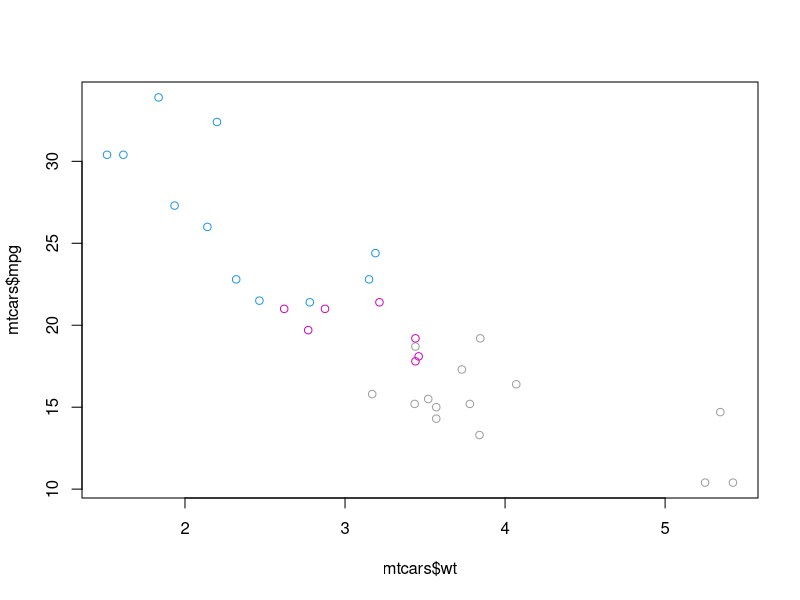
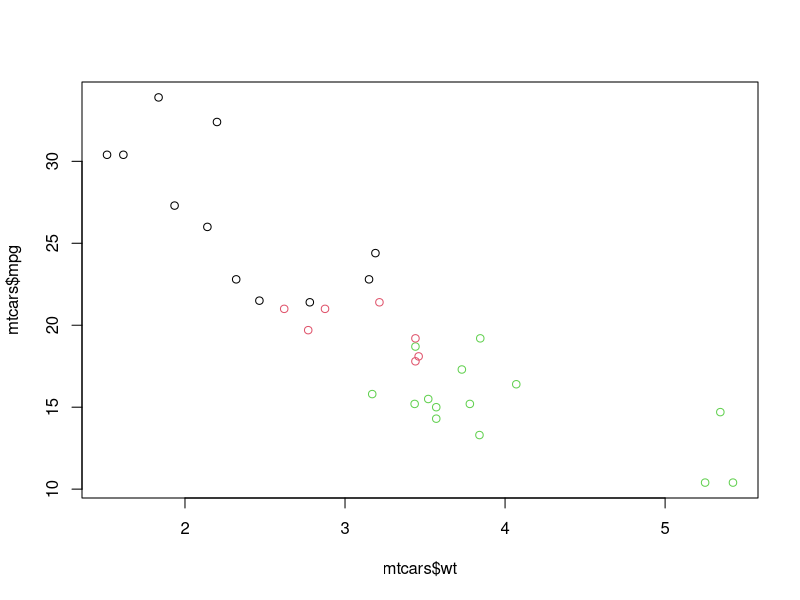
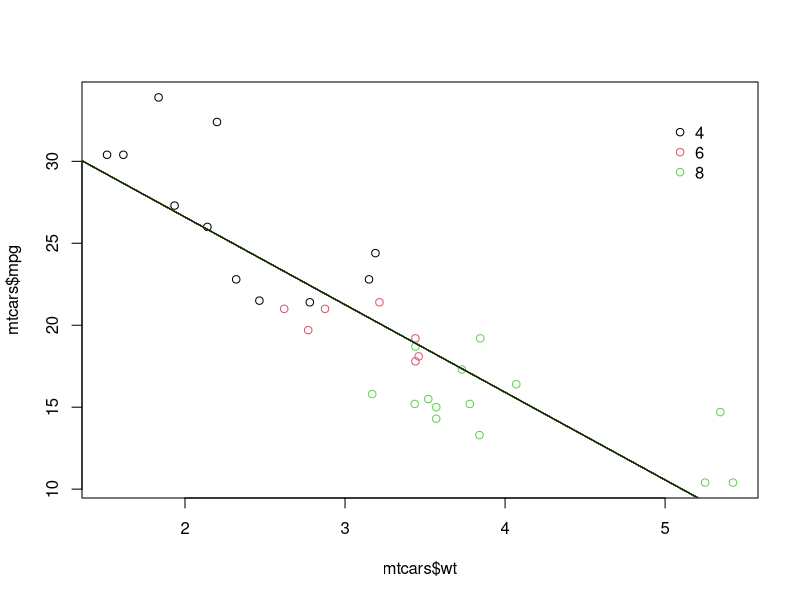
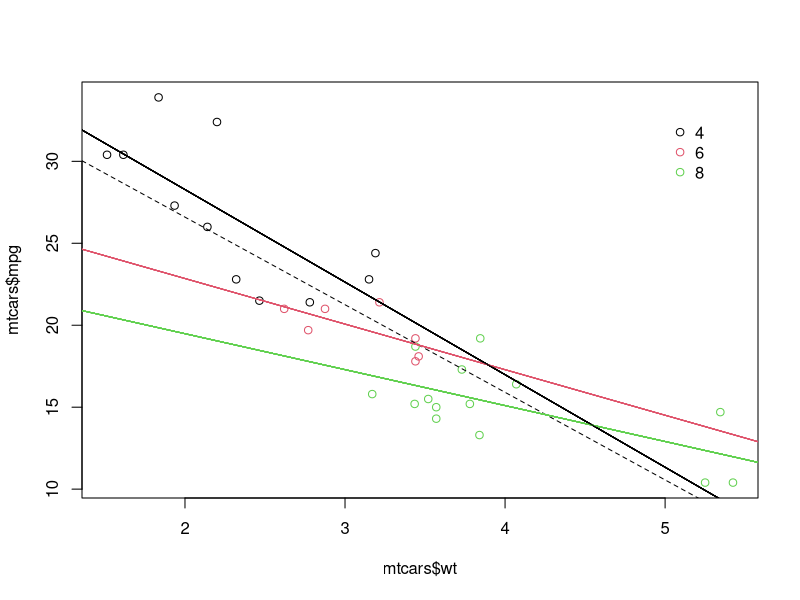

These charts were generated, in order, by the following R code: (Note: this script raises an error after producing the figures.)
########## Objects and Layers ##########

##### base package and ggplot2, part 1 - plot #####
# Plot the correct variables of mtcars
plot(mtcars$wt, mtcars$mpg, col = mtcars$cyl)

# Change cyl inside mtcars to a factor
mtcars$cyl <- as.factor(mtcars$cyl)

# Make the same plot as in the first instruction
plot(mtcars$wt, mtcars$mpg, col = mtcars$cyl)

# Recall that under-the-hood, factors are simply integer type vectors, 
# so the colors in the second plot are 1, 2, and 3. 
# In the first plot the colors were 4, 6, and 8.

##### base package and ggplot2, part 2 - lm #####
# Basic plot
mtcars$cyl <- as.factor(mtcars$cyl)
plot(mtcars$wt, mtcars$mpg, col = mtcars$cyl)

# Use lm() to calculate a linear model and save it as carModel
carModel <- lm(mpg ~ wt, data = mtcars)

# Call abline() with carModel as first argument and set lty to 2
abline(reg = carModel, lty = 2)

# Plot each subset efficiently with lapply
# You don't have to edit this code
lapply(mtcars$cyl, function(x) {
  abline(carModel, col = x)
  })

# This code will draw the legend of the plot
# You don't have to edit this code
legend(x = 5, y = 33, legend = levels(mtcars$cyl),
       col = 1:3, pch = 1, bty = "n")
# Notice how the legend had to be set manually.

##### base package and ggplot2, part 3 #####
# Convert cyl to factor (don't need to change)
mtcars$cyl <- as.factor(mtcars$cyl)

# Example from base R (don't need to change)
plot(mtcars$wt, mtcars$mpg, col = mtcars$cyl)
abline(lm(mpg ~ wt, data = mtcars), lty = 2)
lapply(mtcars$cyl, function(x) {
  abline(lm(mpg ~ wt, mtcars, subset = (cyl == x)), col = x)
  })
legend(x = 5, y = 33, legend = levels(mtcars$cyl),
       col = 1:3, pch = 1, bty = "n")

# Plot 1: add geom_point() to this command to create a scatter plot
ggplot(mtcars, aes(x = wt, y = mpg, col = cyl)) +
  geom_point()  # Fill in using instructions Plot 1

# Plot 2: include the lines of the linear models, per cyl
ggplot(mtcars, aes(x = wt, y = mpg, col = cyl)) +
  geom_point() + # Copy from Plot 1
  geom_smooth(method = "lm", se = FALSE)   # Fill in using instructions Plot 2

# Plot 3: include a lm for the entire dataset in its whole
ggplot(mtcars, aes(x = wt, y = mpg, col = cyl)) +
  geom_point() + # Copy from Plot 2
  geom_smooth(method = "lm", se = FALSE, linetype = 2) + # Copy from Plot 2
  geom_smooth(aes(group = 1))   # Fill in using instructions Plot 3

########## Tidy Data ##########
  
##### Variables to visuals, part 1 #####
# Consider the structure of iris, iris.wide and iris.tidy (in that order)
str(iris)
str(iris.wide)
str(iris.tidy)

# Think about which dataset you would use to get the plot shown right
# Fill in the ___ to produce the plot given to the right
ggplot(iris.tidy, aes(x = Species, y = Value, col = Part)) +
  geom_jitter() +
  facet_grid(. ~ Measure)

##### Variables to visuals, part 1b #####
# Load the tidyr package
library(tidyr)

# Fill in the ___ to produce to the correct iris.tidy dataset
iris.tidy <- iris %>%
  gather(iris, value = measurement, -Species) %>%
  separate(iris, c("Part", "Measure"), "\\.")

##### Variables to visuals, part 2 #####
# Consider the head of iris, iris.wide and iris.tidy (in that order)
head(iris)
head(iris.wide)
head(iris.tidy)

# Think about which dataset you would use to get the plot shown right
# Fill in the ___ to produce the plot given to the right
ggplot(iris.wide, aes(x = Length, y = Width, col = Part)) +
  geom_jitter() +
  facet_grid(. ~ Species)
  
##### Variables to visuals, part 2b #####
# Load the tidyr package
library(tidyr)

# Add column with unique ids (don't need to change)
iris$Flower <- 1:nrow(iris)

# Fill in the ___ to produce to the correct iris.wide dataset
iris.wide <- iris %>%
  gather(iris, value = value, -Species, -Flower) %>%
  separate(iris,c("Part", "Measure"), "\\.") %>%
  spread(Measure, value)
